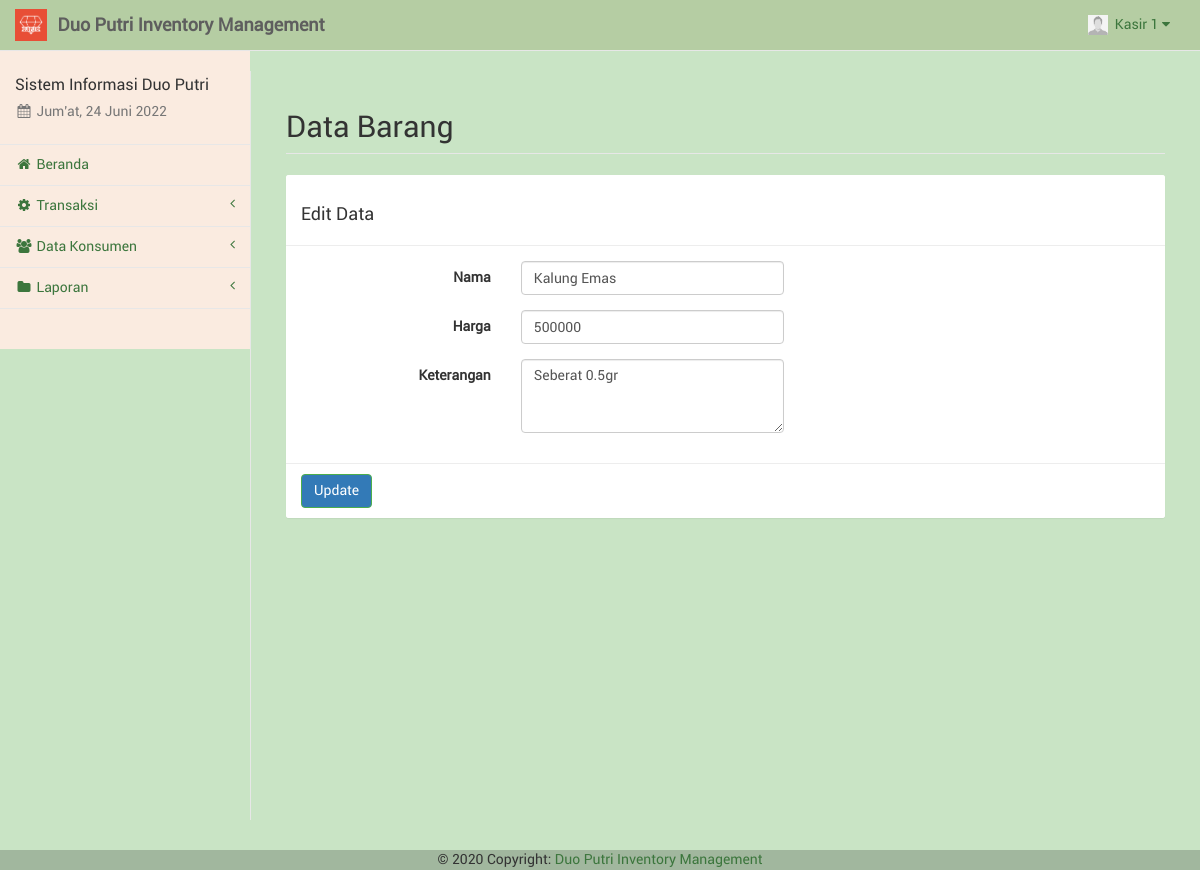
The app's page /kasir/barang_edit.php?brg=6 (signed in) with its own data.
### tables this page shows
CREATE TABLE `kasir` (
  `id_kasir` int(11) NOT NULL,
  `nama_kasir` varchar(50) NOT NULL,
  `telp_kasir` varchar(20) NOT NULL,
  `user_kasir` varchar(50) NOT NULL,
  `pass_kasir` varchar(100) NOT NULL,
  `foto_kasir` text NOT NULL,
  `id_adm` int(11) NOT NULL
);

CREATE TABLE `barangjasa` (
  `id_brg` int(11) NOT NULL,
  `nama` varchar(100) NOT NULL,
  `jenis` varchar(20) NOT NULL,
  `stok` varchar(10) NOT NULL,
  `harga` varchar(20) NOT NULL,
  `keterangan` text NOT NULL,
  `id_adm` int(11) NOT NULL
);

### kasir/sess_check.php (called while the page is built, shortened)
<?php
	$chk_sess = $_SESSION['kasir'];
	include("dist/config/koneksi.php");
	$sql_sess = "SELECT * FROM kasir WHERE id_kasir='". $chk_sess ."'";
	$ress_sess = mysqli_query($conn, $sql_sess);
	$row_sess = mysqli_fetch_array($ress_sess);
	$sess_kasirname = $row_sess['nama_kasir'];
	$sess_kasirfoto = $row_sess['foto_kasir'];
?>

### kasir/barang_edit.php (the view, shortened to what this page needs)
<?php
include("sess_check.php");
if (isset($_GET['brg'])) {
	$sql = "SELECT * FROM barangjasa WHERE id_brg='" . $_GET['brg'] . "'";
	$ress = mysqli_query($conn, $sql);
	$data = mysqli_fetch_array($ress);
}
$pagedesc = "Data Barang";
$menuparent = "barang";
include("layout_top.php");
?>
<div id="page-wrapper" style="background-color: #C9E4C5;">
	<div class="container-fluid">
		<div class="row">
			<div class="col-lg-12">
				<h1 class="page-header">Data Barang</h1>
			</div>
		</div>
		<div class="row">
			<div class="col-lg-12"><?php include("layout_alert.php"); ?></div>
		</div>
		<div class="row">
			<div class="col-lg-12">
				<form class="form-horizontal" action="barang_update.php" method="POST" enctype="multipart/form-data">
					<div class="panel panel-default">
						<div class="panel-heading">
							<h3>Edit Data</h3>
						</div>
						<div class="panel-body">
							<div class="form-group">
								<label class="control-label col-sm-3">Nama</label>
								<div class="col-sm-4">
									<input type="text" name="nama" class="form-control" placeholder="Nama" value="<?php echo $data['nama'] ?>" required>
								</div>
							</div>
							<div class="form-group">
								<label class="control-label col-sm-3">Harga</label>
								<div class="col-sm-4">
									<input type="number" name="harga" min="0" class="form-control" placeholder="Harga" value="<?php echo $data['harga'] ?>" required>
								</div>
							</div>
							<div class="form-group">
								<label class="control-label col-sm-3">Keterangan</label>
								<div class="col-sm-4">
									<textarea name="keterangan" class="form-control" placeholder="Keterangan" rows="3" required><?php echo $data['keterangan']; ?></textarea>
								</div>
							</div>
						</div>
						<div class="panel-footer">
							<button type="submit" name="perbarui" class="btn btn-success">Update</button>
						</div>
					</div>
				</form>
			</div>
		</div>
	</div>
</div>
<?php
include("layout_bottom.php");
?>

### kasir/layout_top.php (shortened to what this page needs)
<?php
$haries = array("Sunday" => "Minggu", "Monday" => "Senin", "Tuesday" => "Selasa", "Wednesday" => "Rabu", "Thursday" => "Kamis", "Friday" => "Jum'at", "Saturday" => "Sabtu");
$bulans = array("", "Januari", "Februari", "Maret", "April", "Mei", "Juni", "Juli", "Agustus", "September", "Oktober", "November", "Desember");
$hari_ini = $haries[date("l")];
$bulan_ini = $bulans[date("n")];
$tanggal = date("d");
$tahun = date("Y");
?>
<!DOCTYPE html>
<html lang="en">
<head>
	<link href="libs/bootstrap/dist/css/bootstrap.min.css" rel="stylesheet">
	<link href="libs/metisMenu/dist/metisMenu.min.css" rel="stylesheet">
	<link href="libs/datatables-plugins/integration/bootstrap/3/dataTables.bootstrap.css" rel="stylesheet">
	<link href="libs/datatables-responsive/css/dataTables.responsive.css" rel="stylesheet">
	<link href="dist/css/sb-admin-2.css" rel="stylesheet">
	<link href="dist/css/offline-font.css" rel="stylesheet">
	<link href="dist/css/custom.css" rel="stylesheet">
	<link href="libs/font-awesome/css/font-awesome.min.css" rel="stylesheet" type="text/css">
</head>
<body style="background-color: #C9E4C5 ;">
	<div id="wrapper" style="background-color: #C9E4C5;">
		<nav class="navbar navbar-default navbar-static-top" style="background-color: #B5CDA3 ;" role="navigation" style="margin-bottom: 0">
			<div class="navbar-header">
				<a class="navbar-brand hidden-xs" href="index.php">
					<img src="foto/logo.png" alt="brand" width="32" class="float-left image-brand">
					<div class="float-right">&nbsp;<strong>Duo Putri Inventory Management</strong></div>
				</a>
			</div>
			<ul class="nav navbar-top-links navbar-right">
				<li class="dropdown dropdown-right">
					<a class="dropdown-toggle" data-toggle="dropdown" href="#">
						<img src="../foto/<?php echo $sess_kasirfoto; ?>" width="20px" height="20px" padding="0px">&nbsp;&nbsp;<?php echo ucfirst($sess_kasirname); ?>&nbsp;<i class="fa fa-caret-down"></i>
					</a>
				</li>
			</ul>
			<div class="navbar-default sidebar" role="navigation" style="background-color: #FAEBE0;">
				<div class="sidebar-nav navbar-collapse">
					<ul class="nav" id="side-menu">
						<li class="sidebar-search">
							<h4>Sistem Informasi Duo Putri</h4>
							<h5 class="text-muted"><i class="fa fa-calendar fa-fw"></i>&nbsp;<?php echo $hari_ini . ", " . $tanggal . " " . $bulan_ini . " " . $tahun ?></h5>
						</li>
						<?php
						if ($pagedesc == "Beranda") {
							echo '<li><a href="index.php" class="active"><i class="fa fa-home fa-fw"></i>&nbsp;Beranda</a></li>';
						} else {
							echo '<li><a href="index.php"><i class="fa fa-home fa-fw"></i>&nbsp;Beranda</a></li>';
						}
						if (isset($menuparent) && $menuparent == "transaksi") {
							echo '<li class="active">';
						} else {
							echo '<li>';
						}
						?>
						<a href="#"><i class="fa fa-gear fa-fw"></i>&nbsp;Transaksi<span class="fa arrow"></span></a>
						</li>
						<?php
						if (isset($menuparent) && $menuparent == "konsumen") {
							echo '<li class="active">';
						} else {
							echo '<li>';
						}
						?>
						<a href="#"><i class="fa fa-group fa-fw"></i>&nbsp;Data Konsumen<span class="fa arrow"></span></a>
						<?php
						if (isset($menuparent) && $menuparent == "laporan") {
							echo '<li class="active">';
						} else {
							echo '<li>';
						}
						?>
						<a href="#"><i class="fa fa-folder fa-fw"></i>&nbsp;Laporan<span class="fa arrow"></span></a>
						</li>
					</ul>
				</div>
			</div>
		</nav>

### records on screen
kasir: foto_kasir (picture), nama_kasir "Kasir 1"
barangjasa: nama "Kalung Emas", harga "500000", keterangan "Seberat 0.5gr"
